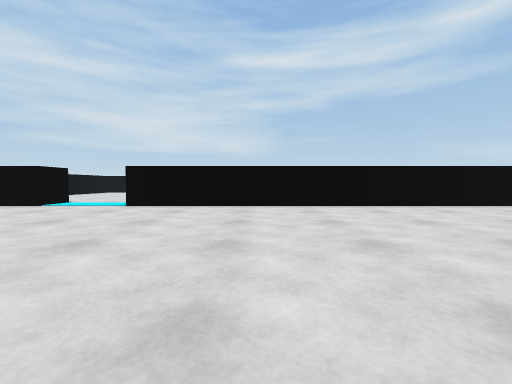
[1] (above)

17 first-person views from a walk through a 3-D level made in the Unity game engine. The camera is 0.58 m above the floor, tilts 2° down and sees 90° across. The floor is counted in squares, 1 m on a side. Each view is taken from the middle of a square. On the plan, view 1 faces up. The plan holds only what a view shows up to about 9 squares ahead; the rest is blank. The place goes on beyond the plan. The player is left out.

[2]
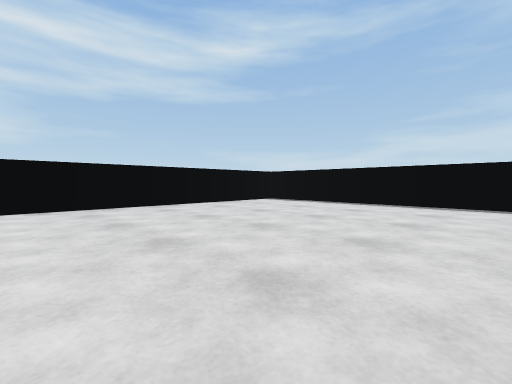

[3]
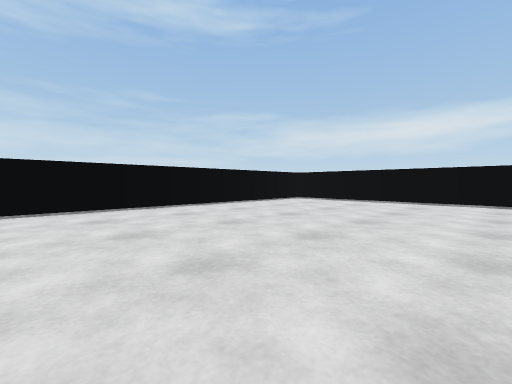

[4]
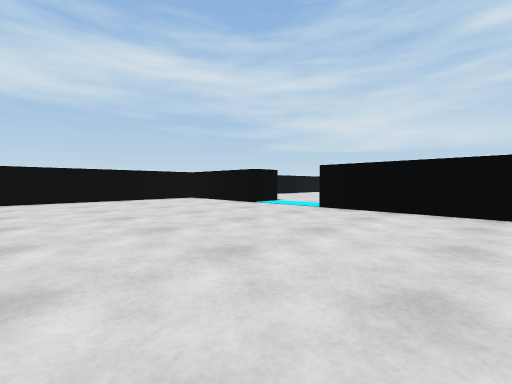

[5]
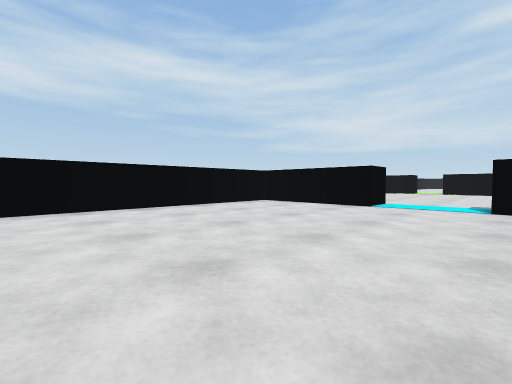

[6]
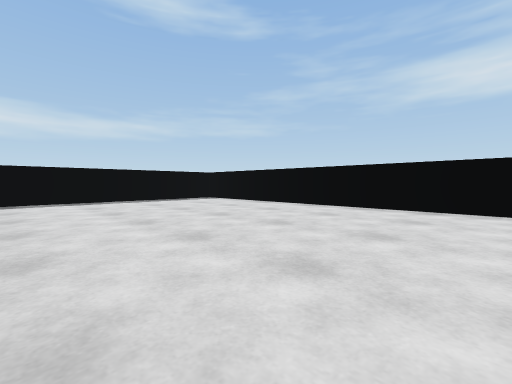

[7]
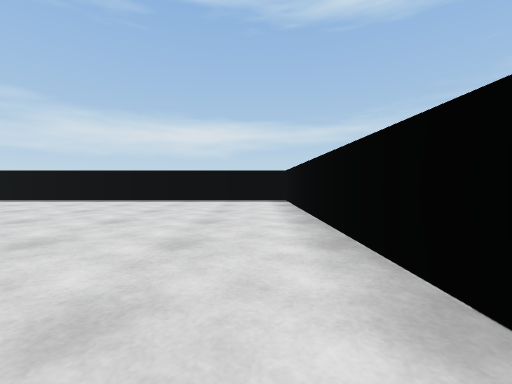

[8]
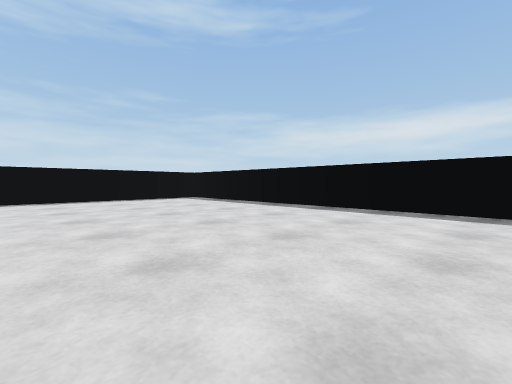

[9]
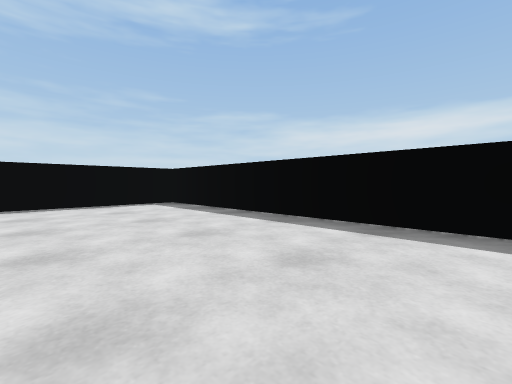

[10]
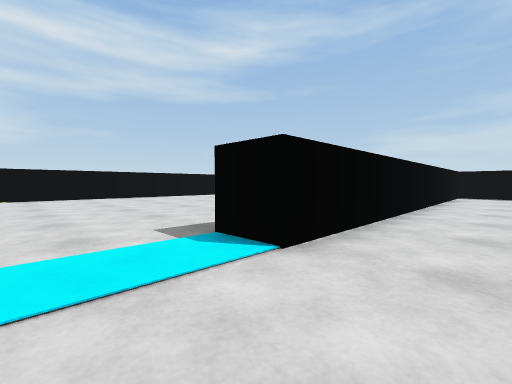

[11]
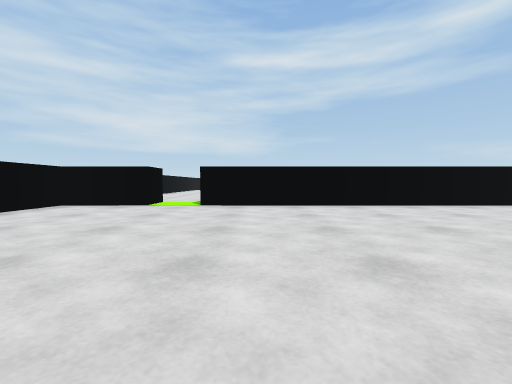

[12]
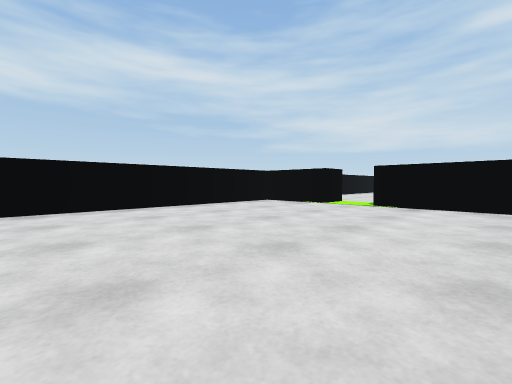

[13]
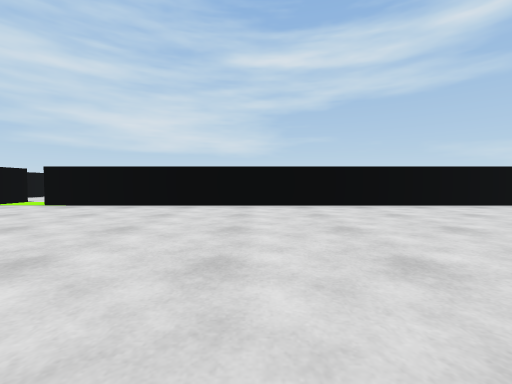

[14]
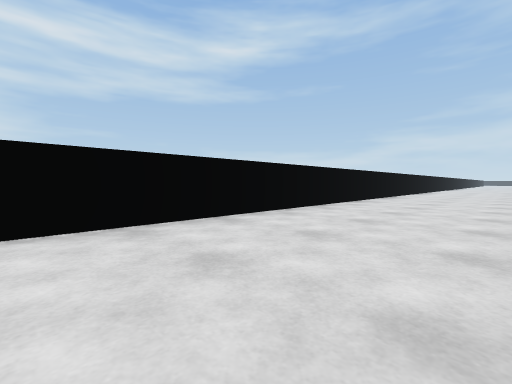

[15]
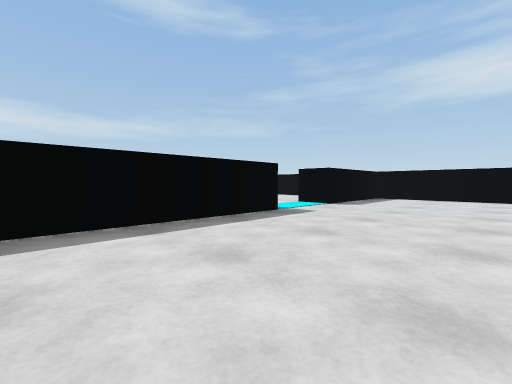

[16]
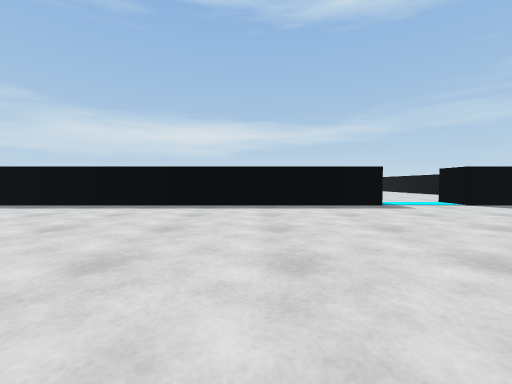

[17]
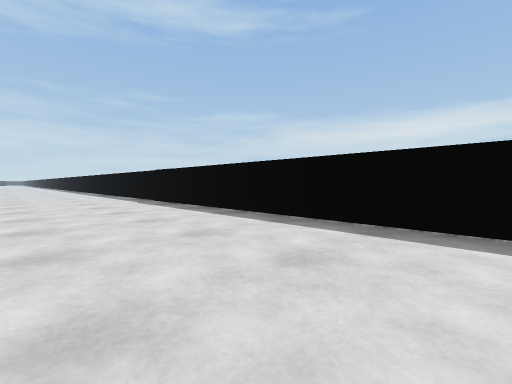

### Floor plan
Points are (right, up) in squares from view 1. A wall is a line through its corners. A room is listed if a view was taken in it or the views show most of it. See-through windows are left out.
Room 1 (views 1, 2, 3, 4, 5, 6, 7, 8, 9, 10)
walls: (-5.4, 6.4) (-9, 6.4) (-9, -6.7) (7.2, -6.7) (7.2, 5.6); (6.5, 6.4) (-3.4, 6.4)
ways out: opening at (-4.5, 7) to room 2
Room 2 (views 11, 12, 13, 14, 15, 16, 17)
walls: (8.4, 7.4) (9.1, 7.4); (9.2, 15.6) (-5.5, 15.6); (-3.4, 7.4) (8.2, 7.4); (-6.7, 15.6) (-9, 15.6) (-9, 8.2); (-8.1, 7.4) (-5.4, 7.4) (-5.4, 6.4)
ways out: opening at (-4.5, 7) to room 1; opening at (-6, 16)

Positions as (right, up) in squares from view 1, and headings:
1: (0, 0), facing up
2: (0, 0), facing up-right
3: (1, 2), facing down-right
4: (0, 1), facing up-left
5: (-3, 0), facing up-left
6: (-3, 2), facing down-left
7: (-8, 2), facing down
8: (-2, -1), facing down-right
9: (0, -3), facing down-right
10: (-5, 5), facing up-right
11: (-4, 9), facing up
12: (-3, 9), facing up-left
13: (0, 9), facing up
14: (0, 12), facing up-right
15: (1, 11), facing down-left
16: (0, 14), facing down
17: (0, 11), facing down-right
